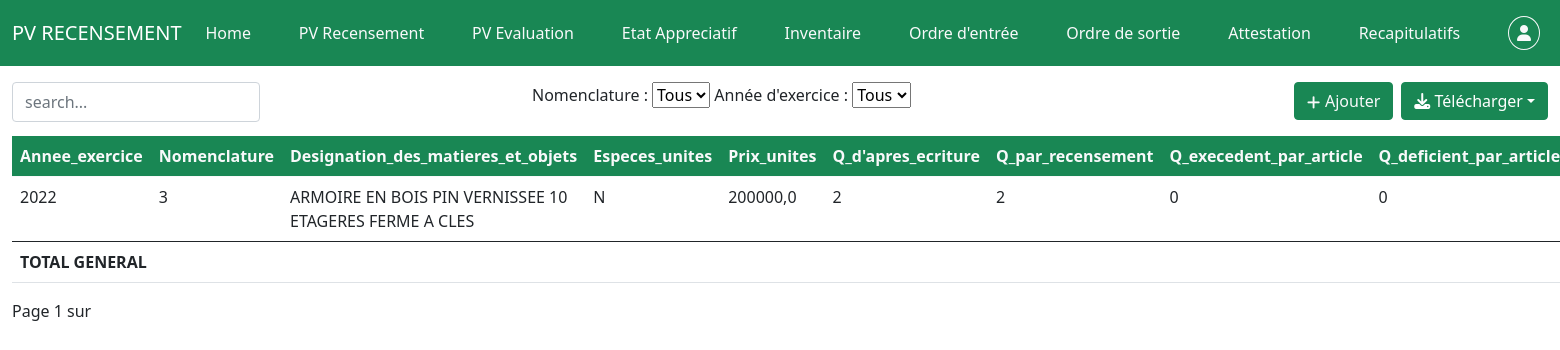
The app's page /pv_recensement/1 (signed in) with its own data.
### patrimoine/models.py (models this page shows, shortened)
class PVRecensement(models.Model):
    Budget = models.CharField(max_length=50, blank=True, null=True)
    Imputation_administrative = models.CharField(max_length=50, blank=True, null=True)
    Designation_chapitre = models.CharField(max_length=10, blank=True, null=True)
    Libelle_article = models.CharField(max_length=100, blank=True, null=True)
    Designation_magasin_ou_materiels_service = models.CharField(max_length=100, blank=True, null=True)
    Nom_et_qualite_recenseur = models.CharField(max_length=100, blank=True, null=True)
    Nom_et_qualite_depositaire_comptable = models.CharField(max_length=250, blank=True, null=True)
    Service = models.ForeignKey(Service, on_delete=models.CASCADE)
    label_vie = models.CharField(max_length=100, blank=True, null=True)
    labell_vie = models.CharField(max_length=100, blank=True, null=True)
    labelll_vie = models.CharField(max_length=100, blank=True, null=True)
    labellll_vie =models.CharField(max_length=100, blank=True, null=True)
    Annee_exercice = models.CharField(max_length=50)
    Nomenclature = models.IntegerField()
    Designation_des_matieres_et_objets = models.CharField(max_length=250)
    Especes_unites = models.CharField(max_length=50)
    Prix_unites = models.FloatField(default=0.00)
    Quantites_d_apres_ecriture = models.IntegerField(default=0)
    Quantites_par_recensement = models.IntegerField(default=0)
    Quantites_execedent_par_article = models.IntegerField(default=0)
    Quantites_deficient_par_article = models.IntegerField(default=0)
    valeurs_excedents_par_article = models.FloatField(default=0.00)
    valeurs_excedents_par_nomenclature = models.FloatField(default=0.00)
    valeurs_deficits_par_article = models.FloatField(default=0.00)
    valeurs_des_deficits_par_nomenclature = models.FloatField(default=0.00)
    valeurs_des_existants = models.FloatField(default=0.00)
    Observations = models.CharField(max_length=250)

### patrimoine/views.py (the view)
# urls.py: path('pv_recensement/<int:service_id>', PVRecensement_table, name="pv_recensement"),
@login_required
def PVRecensement_table(request, service_id):
    service = get_object_or_404(Service, id=service_id)
    pvrecensements = PVRecensement.objects.filter(Service=service)
    selected_nomenclature = request.GET.get('nomenclature')
    selected_annee_exercice = request.GET.get('annee_exercice')
    if selected_nomenclature:
        pvrecensements = pvrecensements.filter(Nomenclature=selected_nomenclature)
    if selected_annee_exercice:
        pvrecensements = pvrecensements.filter(Annee_exercice=selected_annee_exercice)
    paginator = Paginator(pvrecensements, 2)
    page_number = request.GET.get('page')
    page_obj = paginator.get_page(page_number)
    recap = pvrecensements.values('Nomenclature').annotate(
        total_existants=Sum('valeurs_des_existants'),
        total_excedents=Sum('valeurs_excedents_par_article'),
        total_deficits=Sum('valeurs_deficits_par_article')
    ).order_by('Nomenclature')
    Total_general = {
        'total_valeurs_des_existants': recap.aggregate(Sum('total_existants'))['total_existants__sum'] or 0,
        'total_valeurs_excedents_par_article': recap.aggregate(Sum('total_excedents'))['total_excedents__sum'] or 0,
        'total_valeurs_deficits_par_article': recap.aggregate(Sum('total_deficits'))['total_deficits__sum'] or 0,
    }
    context = {
        "pvrecensements": pvrecensements,
        "Total_general": Total_general,
        "recap": recap,
        "selected_nomenclature": selected_nomenclature,
        "selected_annee_exercice": selected_annee_exercice,
        "service": service,
        "page_obj": page_obj,
    }
    return render(request, "patrimoine/pvrecensement.html", context)

### patrimoine/templates/patrimoine/pvrecensement.html (shortened to what this page needs)
{% load static %}
<!DOCTYPE html>
<html lang="en">
<head>
  <link rel="stylesheet" href="{% static 'patrimoine/css/all.min.css' %}">
  <link rel="stylesheet" href="{% static 'patrimoine/css/bootstrap.min.css' %}">
</head>
<body class="d-flex flex-column min-vh-100">
    <nav class="navbar navbar-expand-lg navbar-dark bg-success">
        <div class="container-fluid">
            <a class="navbar-brand" href="#">
                PV RECENSEMENT
            </a>
            <div class="collapse navbar-collapse" id="navbar1">
                <ul class="navbar-nav me-auto">
                    <li class="nav-item">
                      <a class="nav-link text-light" href="{% url 'afficher_regions' %}">Home</a>
                    </li>
                </ul>
                <ul class="navbar-nav me-auto">
                    <li class="nav-item">
                      <a class="nav-link text-light" href="{% url 'pv_recensement' service.id %}">PV Recensement</a>
                    </li>
                </ul>
                <ul class="navbar-nav me-auto">
                    <li class="nav-item">
                      <a class="nav-link text-light" href="{% url 'pv_evaluation' service.id %}">PV Evaluation</a>
                    </li>
                </ul>
                <ul class="navbar-nav me-auto">
                    <li class="nav-item">
                      <a class="nav-link text-light" href="{% url 'etat_appreciatif' service.id %}">Etat Appreciatif</a>
                    </li>
                </ul>
                <ul class="navbar-nav me-auto">
                    <li class="nav-item">
                      <a class="nav-link text-light" href="{% url 'inventaire' service.id %}">Inventaire</a>
                    </li>
                </ul>
                <ul class="navbar-nav me-auto">
                    <li class="nav-item">
                      <a class="nav-link text-light" href="{% url 'ordre_entree' service.id %}">Ordre d'entrée</a>
                    </li>
                </ul>
                <ul class="navbar-nav me-auto">
                    <li class="nav-item">
                      <a class="nav-link text-light" href="{% url 'ordre_sortie' service.id %}">Ordre de sortie</a>
                    </li>
                </ul>
                <ul class="navbar-nav me-auto">
                    <li class="nav-item">
                      <a class="nav-link text-light" href="{% url 'attestation' service.id %}">Attestation</a>
                    </li>
                </ul>
                <ul class="navbar-nav me-auto">
                    <li class="nav-item">
                      <a class="nav-link text-light" href="{% url 'recapitulatif_inventaire' service.id %}">Recapitulatifs</a>
                    </li>
                </ul>
                {% if user.is_authenticated %}
                <ul class="navbar-nav">
                    <li class="nav-item">
                      <a class="nav-link text-light" href="{% url 'logout' %}" data-bs-toggle="popover" data-bs-trigger="hover" data-bs-content="Se deconnecter"><i class="fas fa-user p-2" style="padding: 2px; border:1px solid; border-radius: 50%;"></i></a>
                    </li>
                </ul>
                {% endif %}
            </div>
        </div>
    </nav>
<div class="container-fluid mt-3">
    <div class="bar row d-flex flex-row">
        <div class="filter col d-flex flex-row" style="height: 5vh;">
            <input type="text" class="form-control" style="width: 50%; height: 5vh; margin-right: 5px;" id="Search" placeholder="search..." name="search">
        </div>
        <div class="col d-flex flex-row">
          <form method="get" action="" id="global-filters-form">
            <label for="nomenclature">Nomenclature :</label>
            <select name="nomenclature" id="nomenclature" onchange="document.getElementById('global-filters-form').submit();">
                <option value="">Tous</option>
            </select>
            <label for="annee_exercice">Année d'exercice :</label>
            <select name="annee_exercice" id="annee_exercice" onchange="document.getElementById('global-filters-form').submit();">
                <option value="">Tous</option>
            </select>
        </form>
        </div>
        <div class=" col bouton me-auto d-flex justify-content-end align-items-right">
            <a class="btn btn-success text-light mb-3 me-2" href="{% url 'ajout_pv_recensement' service.id %}">Ajouter</a>
            <form method="get" action="{% url 'export_pvrecensement' service.id %}">
              <div class="dropdown">
                  <button class="btn btn-success dropdown-toggle" data-bs-toggle="dropdown"><i class="fas fa-download"></i> Télécharger</button>
              </div>
          </form>
        </div>
    </div>
        <table class="table table-hover table-responsive">
            <thead>
              <tr class="bg-success text-light">
                <th>Annee_exercice</th>
                <th>Nomenclature</th>
                <th>Designation_des_matieres_et_objets</th>
                <th>Especes_unites</th>
                <th>Prix_unites</th>
                <th>Q_d'apres_ecriture</th>
                <th>Q_par_recensement</th>
                <th>Q_execedent_par_article</th>
                <th>Q_deficient_par_article</th>
              </tr>
            </thead>
          <tbody id="tbody">
                  {% for pvrecensement in page_obj %}
                      <tr id="liste" class="table-bordered">
                          <td> {{ pvrecensement.Annee_exercice }} </td>
                          <td>{{ pvrecensement.Nomenclature }}</td>
                          <td>{{ pvrecensement.Designation_des_matieres_et_objets }}</td>
                          <td>{{ pvrecensement.Especes_unites }}</td>
                          <td>{{ pvrecensement.Prix_unites }}</td>
                          <td>{{ pvrecensement.Quantites_d_apres_ecriture }}</td>
                          <td>{{ pvrecensement.Quantites_par_recensement }}</td>
                          <td> {{ pvrecensement.Quantites_execedent_par_article }} </td>
                          <td>{{ pvrecensement.Quantites_deficient_par_article }}</td>
                      </tr>
                  {% endfor %}
          </tbody>
          <tfoot>
              <tr>
                  <th colspan="9">TOTAL GENERAL</th>
              </tr>
          </tfoot>
          </table>
            <div class="pagination pagination-sm">
                    <span class="current">
                        Page {{ page_obj.number }} sur {{ page_object.paginator.num_pages }}
                    </span>
            </div>
</body>

### records on screen
PVRecensement: Annee_exercice "2022", Nomenclature "3", Designation_des_matieres_et_objets "ARMOIRE EN BOIS PIN VERNISSEE 10 ETAGERES FERME A CLES", Especes_unites "N", Prix_unites "200000,0", Quantites_d_apres_ecriture "2", Quantites_par_recensement "2", Quantites_execedent_par_article "0", Quantites_deficient_par_article "0"

### other values on screen
{{ page_obj.number }} "1"
